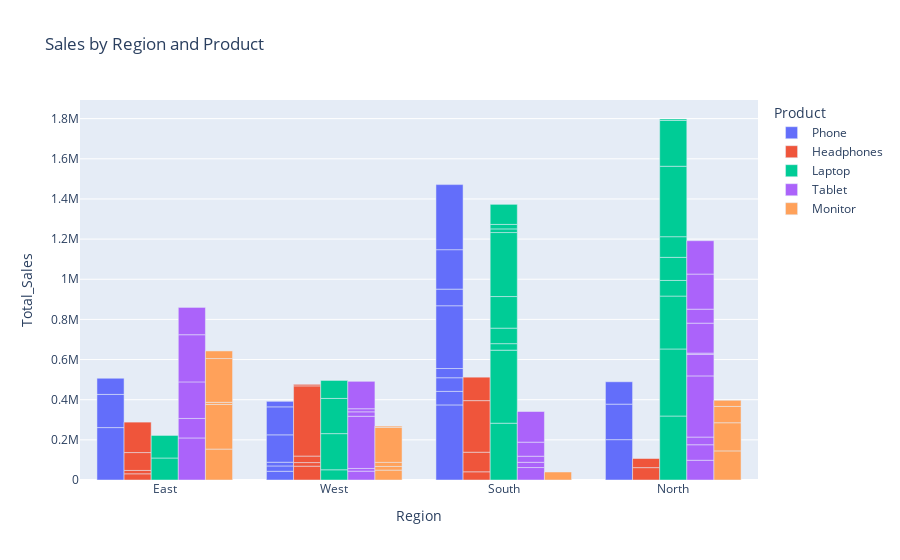

The cell this chart's notebook holds for it:
### Code cell
#Interactive Sales by Region
fig = px.bar(df,
             x='Region',
             y='Total_Sales',
             color='Product',
             title="Sales by Region and Product",
             barmode='group')
fig.show()

### Figure 1 — Plotly figure (JSON) as saved in the notebook; plotly's stock layout.template omitted (floating-point values rounded to 4 significant figures)
{"data": [{"alignmentgroup": "True", "hovertemplate": "Product=Phone<br>Region=%{x}<br>Total_Sales=%{y}<extra></extra>", "legendgroup": "Phone", "marker": {"color": "#636efa", "pattern": {"shape": ""}}, "name": "Phone", "offsetgroup": "Phone", "orientation": "v", "showlegend": true, "textposition": "auto", "type": "bar", "x": ["East", "West", "West", "East", "South", "South", "South", "North", "South", "West", "East", "North", "West", "North", "South", "West", "South", "South", "South", "West"], "xaxis": "x", "y": [261100, 43492, 26466, 165240, 373932, 67440, 67988, 200885, 45976, 18616, 80488, 176994, 136440, 111405, 312564, 139372, 82980, 196404, 324144, 27468], "yaxis": "y"}, {"alignmentgroup": "True", "hovertemplate": "Product=Headphones<br>Region=%{x}<br>Total_Sales=%{y}<extra></extra>", "legendgroup": "Headphones", "marker": {"color": "#EF553B", "pattern": {"shape": ""}}, "name": "Headphones", "offsetgroup": "Headphones", "orientation": "v", "showlegend": true, "textposition": "auto", "type": "bar", "x": ["North", "East", "East", "West", "West", "North", "West", "South", "East", "East", "West", "South", "South", "West", "South"], "xaxis": "x", "y": [61624, 30895, 16780, 68894, 17838, 45467, 32524, 40872, 88974, 151712, 349510, 97538, 256878, 7647, 116880], "yaxis": "y"}, {"alignmentgroup": "True", "hovertemplate": "Product=Laptop<br>Region=%{x}<br>Total_Sales=%{y}<extra></extra>", "legendgroup": "Laptop", "marker": {"color": "#00cc96", "pattern": {"shape": ""}}, "name": "Laptop", "offsetgroup": "Laptop", "orientation": "v", "showlegend": true, "textposition": "auto", "type": "bar", "x": ["North", "South", "South", "West", "West", "North", "East", "North", "North", "South", "West", "South", "South", "West", "North", "North", "South", "South", "East", "North", "South", "North", "North", "South"], "xaxis": "x", "y": [318680, 282940, 363870, 50834, 180092, 333992, 109554, 263475, 77844, 32297, 175392, 77375, 157288, 89620, 115048, 102909, 318762, 18221, 112392, 350888, 22365, 228222, 7148, 100002], "yaxis": "y"}, {"alignmentgroup": "True", "hovertemplate": "Product=Tablet<br>Region=%{x}<br>Total_Sales=%{y}<extra></extra>", "legendgroup": "Tablet", "marker": {"color": "#ab63fa", "pattern": {"shape": ""}}, "name": "Tablet", "offsetgroup": "Tablet", "orientation": "v", "showlegend": true, "textposition": "auto", "type": "bar", "x": ["North", "North", "West", "West", "North", "North", "North", "East", "South", "East", "South", "East", "West", "West", "North", "South", "North", "North", "South", "East", "North", "West", "South", "West", "North", "East"], "xaxis": "x", "y": [98373, 77288, 44045, 13426, 38298, 304465, 107118, 209400, 62088, 97204, 26034, 182060, 260100, 22064, 6540, 30387, 149200, 69687, 70048, 234990, 174825, 15356, 152655, 136549, 166160, 135980], "yaxis": "y"}, {"alignmentgroup": "True", "hovertemplate": "Product=Monitor<br>Region=%{x}<br>Total_Sales=%{y}<extra></extra>", "legendgroup": "Monitor", "marker": {"color": "#FFA15A", "pattern": {"shape": ""}}, "name": "Monitor", "offsetgroup": "Monitor", "orientation": "v", "showlegend": true, "textposition": "auto", "type": "bar", "x": ["West", "West", "East", "South", "West", "West", "West", "North", "East", "East", "East", "North", "North", "East", "North"], "xaxis": "x", "y": [49280, 18382, 154048, 39924, 20083, 173712, 6720, 144960, 222330, 10544, 218016, 140286, 81137, 37932, 30717], "yaxis": "y"}], "layout": {"barmode": "group", "legend": {"title": {"text": "Product"}, "tracegroupgap": 0}, "title": {"text": "Sales by Region and Product"}, "xaxis": {"anchor": "y", "domain": [0, 1], "title": {"text": "Region"}}, "yaxis": {"anchor": "x", "domain": [0, 1], "title": {"text": "Total_Sales"}}}}
